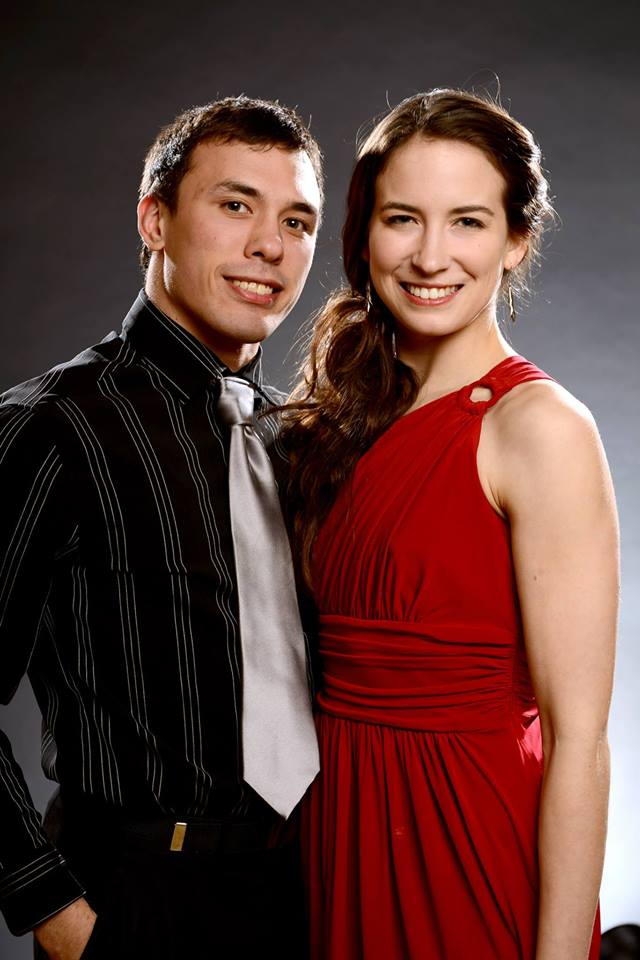
#> input picture 2014-04-16/gradball.jpg, 640 x 960 px, given in place of the camera
$ jupyter execute --allow-errors 'Skin Detection with Webcam.ipynb'   (older library calls are emulated)
#> lines starting #> are read from the running program, lines starting #| are printed output that depends on the picture
[cell 1]
import cv
import cv2
import numpy as np
from PIL import Image

# load the c1assifiers
#> (the rest of this cell did not finish here and is left out)

[cell 2]
# [10 lines left out: function blobSmoothing, not called in this run]

[cell 3]
# [22 lines left out: function skinColour, not called in this run]

[cell 4]
# [51 lines left out: function faceFind, not called in this run]

[cell 5]
winName = "Skin Detection"
cv2.namedWindow(winName, cv2.CV_WINDOW_AUTOSIZE)
means = 0
stds = 0
delta = 2

cam = cv2.VideoCapture(0)

frame = cam.read()[1]
#> frame is the input picture: shape (960, 640, 3); mean B, G, R 52.1, 56.9, 91.3
flipped = cv2.flip(frame, 1)
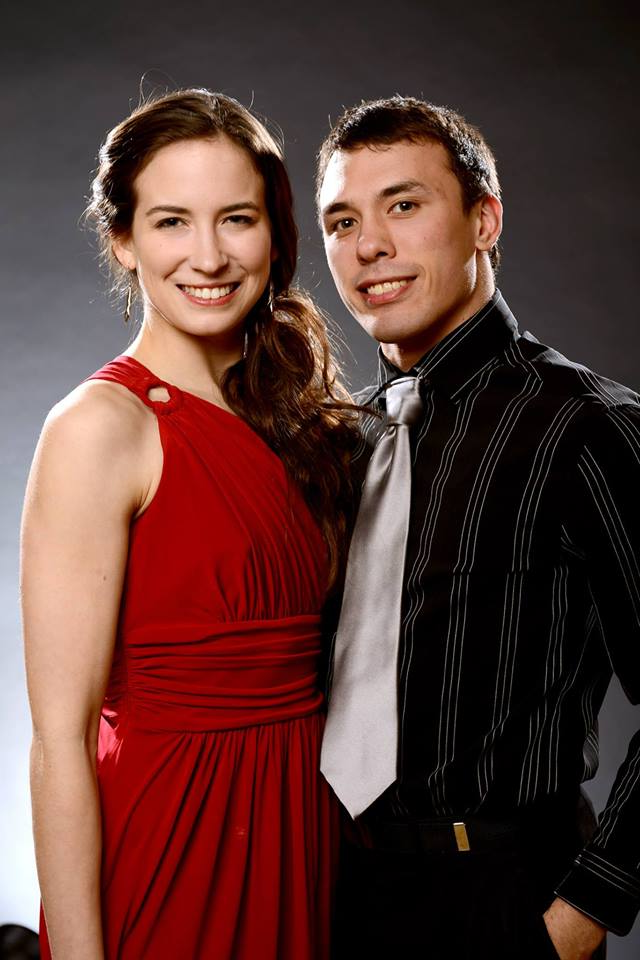
#> flipped: shape (960, 640, 3); mean B, G, R 52.1, 56.9, 91.3
gray = cv2.cvtColor(flipped, cv2.COLOR_BGR2GRAY)
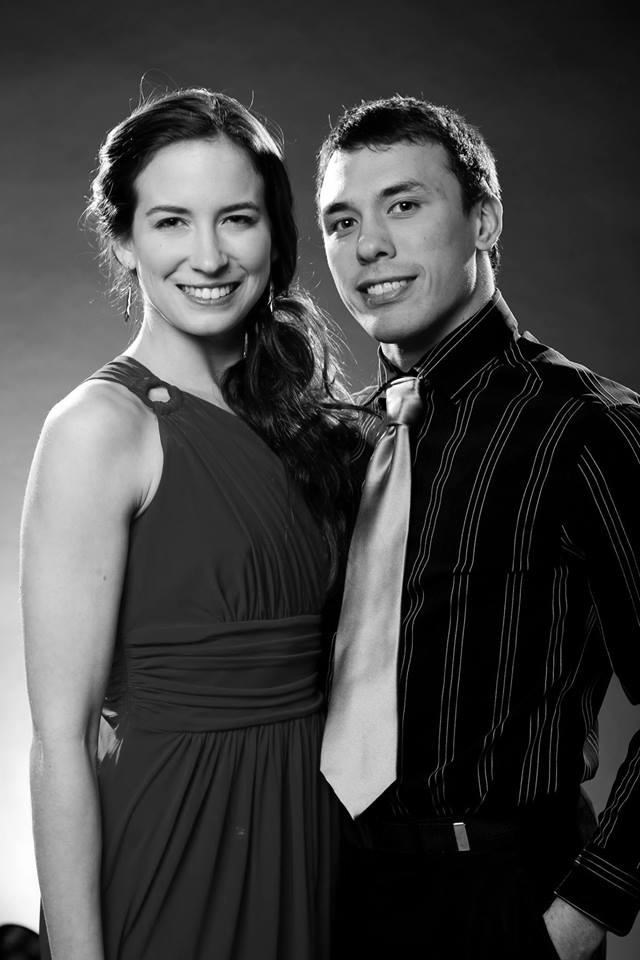
#> gray: shape (960, 640); min 0, max 255, mean 66.7
#> (the rest of this cell did not finish here and is left out)
